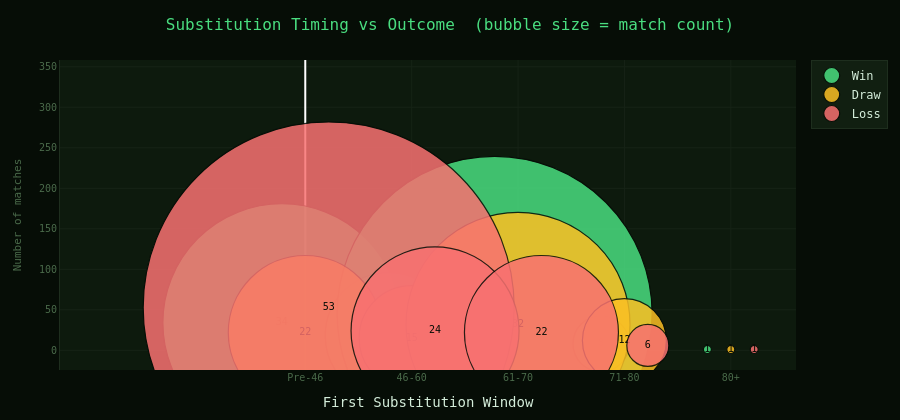

Write notebook code for a chart like this one.
### Code cell
# Chart 6: Substitution timing vs outcome - bubble chart with x offsets

sub_q = """
SELECT
    outcome, first_sub_min,
    CASE
        WHEN first_sub_min < 46  THEN 'Pre-46'
        WHEN first_sub_min < 61  THEN '46-60'
        WHEN first_sub_min < 71  THEN '61-70'
        WHEN first_sub_min < 81  THEN '71-80'
        ELSE                          '80+'
    END AS bucket
FROM match_features
"""
sub_df = pd.read_sql(sub_q, con)
pivot  = sub_df.pivot_table(index="bucket", columns="outcome", values="first_sub_min",
                             aggfunc="count", fill_value=0)
pivot  = pivot.reindex(["Pre-46","46-60","61-70","71-80","80+"])
pivot  = pivot.reindex(columns=["Win","Draw","Loss"], fill_value=0)

bucket_labels = ["Pre-46","46-60","61-70","71-80","80+"]
outcome_offsets = {"Win": -0.22, "Draw": 0.0, "Loss": 0.22}

fig_sub = go.Figure()

for outcome, color in [("Win",C["win"]),("Draw",C["draw"]),("Loss",C["loss"])]:
    xs, ys, sizes, texts = [], [], [], []
    offset = outcome_offsets[outcome]
    for b_idx, bucket in enumerate(bucket_labels):
        n = int(pivot.loc[bucket, outcome]) if bucket in pivot.index and outcome in pivot.columns else 0
        xs.append(b_idx + offset)
        ys.append(n)
        sizes.append(max(n * 7, 8))
        texts.append(str(n))
    fig_sub.add_trace(go.Scatter(
        x=xs, y=ys, mode="markers+text",
        marker=dict(color=color, size=sizes, opacity=0.85,
                    line=dict(color=C["bg"], width=1.2)),
        text=texts,
        textfont=dict(color=C["bg"], size=10),
        textposition="middle center",
        name=outcome,
        hovertemplate=f"{outcome}: %{{text}} matches<extra></extra>",
    ))

fig_sub.update_layout(
    **BASE,
    title=dict(text="Substitution Timing vs Outcome  (bubble size = match count)", font=dict(size=16,color=C["win"]), x=0.5),
    xaxis=dict(tickvals=list(range(5)), ticktext=bucket_labels,
               gridcolor=C["grid"], tickfont=dict(color=C["muted"], size=10),
               title_font=dict(color=C["muted"], size=11), title="First Substitution Window"),
    yaxis={**axis("Number of matches")},
    legend=dict(bgcolor=C["card"], bordercolor=C["border"], borderwidth=1),
    height=420,
)
fig_sub.show()

### Figure 1 — Plotly figure (JSON) as saved in the notebook; plotly's stock layout.template omitted (floating-point values rounded to 4 significant figures)
{"data": [{"hovertemplate": "Win: %{text} matches<extra></extra>", "marker": {"color": "#4ade80", "line": {"color": "#060d06", "width": 1.2}, "opacity": 0.85, "size": [238, 126, 315, 56, 8]}, "mode": "markers+text", "name": "Win", "text": ["34", "18", "45", "8", "1"], "textfont": {"color": "#060d06", "size": 10}, "textposition": "middle center", "type": "scatter", "x": [-0.22, 0.78, 1.78, 2.78, 3.78], "y": [34, 18, 45, 8, 1]}, {"hovertemplate": "Draw: %{text} matches<extra></extra>", "marker": {"color": "#fbbf24", "line": {"color": "#060d06", "width": 1.2}, "opacity": 0.85, "size": [154, 105, 224, 84, 8]}, "mode": "markers+text", "name": "Draw", "text": ["22", "15", "32", "12", "1"], "textfont": {"color": "#060d06", "size": 10}, "textposition": "middle center", "type": "scatter", "x": [0.0, 1.0, 2.0, 3.0, 4.0], "y": [22, 15, 32, 12, 1]}, {"hovertemplate": "Loss: %{text} matches<extra></extra>", "marker": {"color": "#f87171", "line": {"color": "#060d06", "width": 1.2}, "opacity": 0.85, "size": [371, 168, 154, 42, 8]}, "mode": "markers+text", "name": "Loss", "text": ["53", "24", "22", "6", "1"], "textfont": {"color": "#060d06", "size": 10}, "textposition": "middle center", "type": "scatter", "x": [0.22, 1.22, 2.22, 3.22, 4.22], "y": [53, 24, 22, 6, 1]}], "layout": {"font": {"color": "#d4edda", "family": "monospace", "size": 12}, "height": 420, "hoverlabel": {"bgcolor": "#111f11", "bordercolor": "#1e2e1e", "font": {"color": "#d4edda"}}, "legend": {"bgcolor": "#111f11", "bordercolor": "#1e2e1e", "borderwidth": 1}, "margin": {"b": 50, "l": 60, "r": 40, "t": 60}, "paper_bgcolor": "#060d06", "plot_bgcolor": "#0d1a0d", "title": {"font": {"color": "#4ade80", "size": 16}, "text": "Substitution Timing vs Outcome  (bubble size = match count)", "x": 0.5}, "xaxis": {"gridcolor": "#162316", "tickfont": {"color": "#4a6a4a", "size": 10}, "ticktext": ["Pre-46", "46-60", "61-70", "71-80", "80+"], "tickvals": [0, 1, 2, 3, 4], "title": {"text": "First Substitution Window"}}, "yaxis": {"gridcolor": "#162316", "linecolor": "#1e2e1e", "showline": true, "tickcolor": "#1e2e1e", "tickfont": {"color": "#4a6a4a", "size": 10}, "title": {"font": {"color": "#4a6a4a", "size": 11}, "text": "Number of matches"}, "zeroline": false}}}
